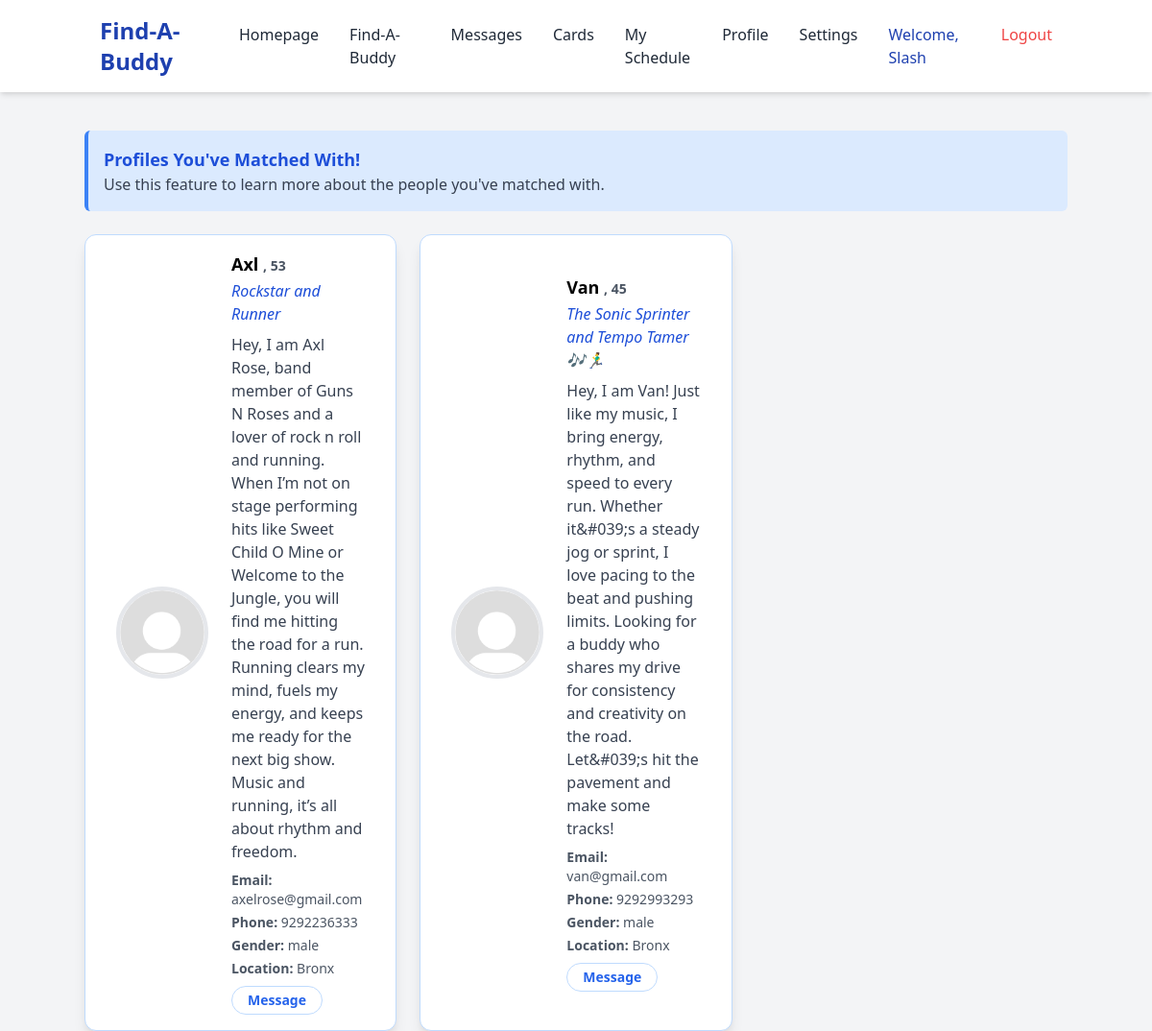
Screenshot of /deploy/frontend/cards.php (signed in) with the database file from the repository.
### tables this page shows
CREATE TABLE athletes (
    alt_id INT(11) NOT NULL AUTO_INCREMENT,
    user_id INT(11),
    nick_name VARCHAR(50) NOT NULL,
    gender VARCHAR(50),
    age INT(11),
    email VARCHAR(100),
    phone_number VARCHAR(20),
    user_address VARCHAR(200),
    about TEXT,
    title VARCHAR(255),
    PRIMARY KEY (alt_id),
    UNIQUE KEY (email),
    UNIQUE KEY (phone_number),
    UNIQUE KEY (user_id),
    FOREIGN KEY (user_id) REFERENCES user_admin(user_id)
);

### deploy/classes/dbh.classes.php (called while the page is built)
<?php
class Dbh {
    private $host = "localhost";
    private $dbname = "findabuddy";
    private $username = "csc350";
    private $password = "xampp";
    public function connect() {
        try {
            $pdo = new PDO("mysql:host={$this->host};dbname={$this->dbname}", $this->username, $this->password);
            $pdo->setAttribute(PDO::ATTR_ERRMODE, PDO::ERRMODE_EXCEPTION);
            return $pdo;
        } catch (PDOException $e) {
            die("Database connection failed: " . $e->getMessage());
        }
    }
}

### deploy/classes/profileinfo.classes.php (called while the page is built, shortened)
<?php
class ProfileInfo extends Dbh {
    protected function getProfileInfo($userId) {
        try {
            $stmt = $this->connect()->prepare('SELECT * FROM athletes WHERE user_id = ?;');
            $stmt->execute([$userId]);
            return $stmt->fetch(PDO::FETCH_ASSOC);
        } catch (Exception $e) {
            error_log("Error in getProfileInfo: " . $e->getMessage());
            return null;
        }
    }
}

### deploy/classes/profileinfo-view.classes.php (the view, shortened to what this page needs)
<?php
require_once "profileinfo.classes.php";
class ProfileInfoView extends ProfileInfo {
    public function displayAbout($userId) {
        $profileInfo = $this->getProfileInfo($userId);
        echo htmlspecialchars($profileInfo["about"] ?? "No about information available.");
    }
    public function displayTitle($userId) {
        $profileInfo = $this->getProfileInfo($userId);
        echo htmlspecialchars($profileInfo["title"] ?? "No title available.");
    }
    public function displayNickName($userId) {
        $profileInfo = $this->getProfileInfo($userId);
        echo htmlspecialchars($profileInfo["nick_name"] ?? "No nickname available.");
    }
    public function displayGender($userId) {
        $profileInfo = $this->getProfileInfo($userId);
        echo htmlspecialchars($profileInfo["gender"] ?? "No gender information available.");
    }
    public function displayAge($userId) {
        $profileInfo = $this->getProfileInfo($userId);
        echo htmlspecialchars($profileInfo["age"] ?? "No age information available.");
    }
    public function displayEmail($userId) {
        $profileInfo = $this->getProfileInfo($userId);
        echo htmlspecialchars($profileInfo["email"] ?? "No email information available.");
    }
    public function displayNumber($userId) {
        $profileInfo = $this->getProfileInfo($userId);
        echo htmlspecialchars($profileInfo["phone_number"] ?? "No phone number available.");
    }
    public function displayAddress($userId) {
        $profileInfo = $this->getProfileInfo($userId);
        echo htmlspecialchars($profileInfo["user_address"] ?? "No address available.");
    }
    public function displayProfileImage($userId) {
        try {
            $conn = $this->connect();
            $query = "SELECT profile_image FROM user_admin WHERE user_id = ?";
            $stmt = $conn->prepare($query);
            $stmt->execute([$userId]);
            $profileImage = $stmt->fetchColumn();
            if ($profileImage && file_exists($profileImage)) {
                echo htmlspecialchars($profileImage);
            } else {
                echo "../uploads/default.png";
            }
        } catch (Exception $e) {
            error_log("Error fetching profile image: " . $e->getMessage());
            echo "../uploads/default.png";
        }
    }
}

### deploy/frontend/cards.php (shortened to what this page needs)
<?php
$pageHeader = "Find-A-Buddy";
    if (file_exists('../includes/navbar.php')) {
        include '../includes/navbar.php';
    } else {
        echo "<p class='text-red-500'>Error: Navbar file not found.</p>";
    }
require_once "../classes/dbh.classes.php";
require_once "../classes/profileinfo.classes.php";
require_once "../classes/profileinfo-view.classes.php";
$currentUserId = $_SESSION['user_id'];
$db = new Dbh();
$conn = $db->connect();
$query = "
    SELECT m.sender_id, m.receiver_id,
           IF(m.sender_id = :userid, u2.username, u1.username) AS username
    FROM messages m
    JOIN user_admin u1 ON m.sender_id = u1.user_id
    JOIN user_admin u2 ON m.receiver_id = u2.user_id
    WHERE m.sender_id = :userid OR m.receiver_id = :userid
    ORDER BY m.timestamp ASC
";
$stmt = $conn->prepare($query);
$stmt->execute([':userid' => $currentUserId]);
$result = $stmt->fetchAll(PDO::FETCH_ASSOC);
$threads = [];
foreach ($result as $row) {
    $other_user_id = ($row['sender_id'] == $currentUserId) ? $row['receiver_id'] : $row['sender_id'];
    if (!isset($threads[$other_user_id])) {
        $threads[$other_user_id] = [
            'username' => $row['username'],
            'messages' => []
        ];
    }
}
$chatUserIds = array_keys($threads);
$profileView = new ProfileInfoView();
?>
<!DOCTYPE html>
<html lang="en">
<head>
<link href="https://cdn.jsdelivr.net/npm/tailwindcss@2.2.19/dist/tailwind.min.css" rel="stylesheet">
</head>
<body class="bg-gray-100 text-gray-800 font-sans">
<div class="container mx-auto pt-10">
<div class="bg-blue-100 border-l-4 border-blue-500 p-4 rounded-md mb-6">
            <h2 class="text-blue-700 font-bold text-lg">Profiles You've Matched With!</h2>
            <p class="text-gray-700">
                Use this feature to learn more about the people you've matched with.
            </p>
        </div>
<div class="grid grid-cols-1 sm:grid-cols-2 lg:grid-cols-3 gap-6">
<?php foreach ($chatUserIds as $userId):
    ob_start(); $profileView->displayProfileImage($userId); $profileImage = ob_get_clean();
    ob_start(); $profileView->displayTitle($userId); $title = ob_get_clean();
    ob_start(); $profileView->displayNickName($userId); $nickName = ob_get_clean();
    ob_start(); $profileView->displayAge($userId); $age = ob_get_clean();
    ob_start(); $profileView->displayAbout($userId); $about = ob_get_clean();
    ob_start(); $profileView->displayEmail($userId); $email = ob_get_clean();
    ob_start(); $profileView->displayGender($userId); $gender = ob_get_clean();
    ob_start(); $profileView->displayNumber($userId); $phoneNumber = ob_get_clean();
    ob_start(); $profileView->displayAddress($userId); $address = ob_get_clean();
?>
    <div class="py-8 px-8 max-w-sm mx-auto bg-white rounded-xl shadow-lg border border-blue-200 sm:py-4 sm:flex sm:items-center sm:space-y-0 sm:gap-x-6">
        <img class="block mx-auto h-24 w-24 rounded-full border-4 border-gray-200 sm:mx-0 sm:shrink-0 object-cover" src="<?php echo htmlspecialchars($profileImage); ?>" alt="Profile Image" />
        <div class="text-center space-y-2 sm:text-left sm:grow">
            <div class="space-y-0.5">
                <p class="text-lg text-black font-semibold">
                    <?php echo htmlspecialchars($nickName); ?>
                    <?php if(!empty($age)): ?>
                        <span class="text-gray-600 text-sm">, <?php echo htmlspecialchars($age); ?></span>
                    <?php endif; ?>
                </p>
                <?php if(!empty($title)): ?>
                    <p class="text-blue-700 font-medium italic">
                        <?php echo htmlspecialchars($title); ?>
                    </p>
                <?php endif; ?>
            </div>
            <?php if(!empty($about)): ?>
                <p class="text-gray-700"><?php echo htmlspecialchars($about); ?></p>
            <?php endif; ?>
            <div class="text-sm text-gray-600 space-y-1 mt-2">
                <?php if(!empty($email)): ?>
                <p><span class="font-semibold">Email:</span> <?php echo htmlspecialchars($email); ?></p>
                <?php endif; ?>
                <?php if(!empty($phoneNumber)): ?>
                <p><span class="font-semibold">Phone:</span> <?php echo htmlspecialchars($phoneNumber); ?></p>
                <?php endif; ?>
                <?php if(!empty($gender)): ?>
                <p><span class="font-semibold">Gender:</span> <?php echo htmlspecialchars($gender); ?></p>
                <?php endif; ?>
                <?php if(!empty($address)): ?>
                <p><span class="font-semibold">Location:</span> <?php echo htmlspecialchars($address); ?></p>
                <?php endif; ?>
            </div>
            <a href="messages.php?receiver_id=<?php echo urlencode($userId); ?>"
               class="inline-block mt-3 px-4 py-1 text-sm text-blue-600 font-semibold rounded-full border border-blue-200 hover:text-white hover:bg-blue-600 hover:border-transparent focus:outline-none focus:ring-2 focus:ring-blue-600 focus:ring-offset-2">
               Message
            </a>
        </div>
    </div>
<?php endforeach; ?>
</div>
</body>
</html>

### deploy/includes/navbar.php (shortened to what this page needs)
<!DOCTYPE html>
<html lang="en">
<head>
    <script src="https://cdn.tailwindcss.com"></script>
</head>
<body class="bg-gray-100 font-sans text-gray-800">
    <nav class="bg-white shadow-md w-full z-10">
        <div class="container mx-auto px-4 py-4 flex justify-between items-center">
            <h1 class="text-2xl font-bold text-blue-800"><?php echo htmlspecialchars($pageHeader); ?> </h1>
            <ul class="flex space-x-8">
                <li><a href="homepage.php" class="text-gray-800 hover:text-blue-500">Homepage</a></li>
                <li><a href="find_a_buddy.php" class="text-gray-800 hover:text-blue-500">Find-A-Buddy</a></li>
                <li><a href="messages.php" class="text-gray-800 hover:text-blue-500">Messages</a></li>
                <li><a href="cards.php" class="text-gray-800 hover:text-blue-500">Cards</a></li>
                <li><a href="my_schedule.php" class="text-gray-800 hover:text-blue-500">My Schedule</a></li>
                <li><a href="profile.php" class="text-gray-800 hover:text-blue-500">Profile</a></li>
                <li><a href="profile_settings.php" class="text-gray-800 hover:text-blue-500">Settings</a></li>
                <?php if (isset($_SESSION['username'])): ?>
                    <li class="text-blue-800">Welcome, <?php echo htmlspecialchars($_SESSION['username']); ?></li>
                    <li><a href="../backend/logout.php" class="text-red-500 hover:text-red-700">Logout</a></li>
                <?php else: ?>
                    <li><a href="../frontend/login.php" class="text-blue-500 hover:text-blue-700">Login</a></li>
                <?php endif; ?>
            </ul>
        </div>
    </nav>
</body>
</html>

### rows the page displays
athletes: nick_name "Axl", age "53", title "Rockstar and Runner", about "Hey, I am Axl Rose, band member of Guns N Roses and a lover of rock n roll and running. When I’m not on stage performing hits like Sweet Child O Mine or Welcome to the Jungle, you will find me hitting the road for a run. Running clears my mind, fuels my energy, and keeps me ready for the next big show. Music and running, it’s all about rhythm and freedom.", email "axelrose@gmail.com", phone_number "9292236333", gender "male", user_address "Bronx"
athletes: nick_name "Van", age "45", title "The Sonic Sprinter and Tempo Tamer 🎶🏃‍♂️", about "Hey, I am Van! Just like my music, I bring energy, rhythm, and speed to every run. Whether it&#039;s a steady jog or sprint, I love pacing to the beat and pushing limits. Looking for a buddy who shares my drive for consistency and creativity on the road. Let&#039;s hit the pavement and make some tracks!", email "van@gmail.com", phone_number "9292993293", gender "male", user_address "Bronx"

### other values shown
$pageHeader "Find-A-Buddy"
$_SESSION['username'] "Slash"
